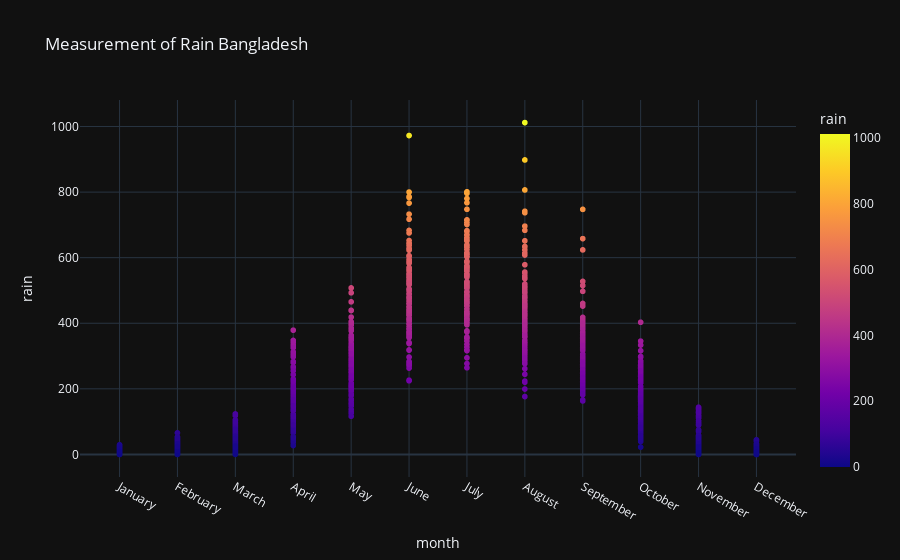

The cell this chart's notebook holds for it:
### Markdown cell above
### 'May', 'June', 'July','August', 'September' are the months when heavy rainfall takes place

### Code cell
pio.templates.default = "plotly_dark"
fig = px.scatter(df, x = "month", y = "rain", color="rain", title = "Measurement of Rain Bangladesh")
fig.show()

### Figure 1 — Plotly figure (JSON) as saved in the notebook; plotly's stock layout.template omitted (floating-point values rounded to 4 significant figures; data arrays with more than 128 entries replaced by an {"elided": "..."} marker saying what was removed)
{"data": [{"hovertemplate": "month=%{x}<br>rain=%{marker.color}<extra></extra>", "legendgroup": "", "marker": {"color": {"elided": "1380 float values"}, "coloraxis": "coloraxis", "symbol": "circle"}, "mode": "markers", "name": "", "showlegend": false, "type": "scattergl", "x": {"elided": "1380 str values"}, "xaxis": "x", "y": {"elided": "1380 float values"}, "yaxis": "y"}], "layout": {"autosize": true, "coloraxis": {"colorbar": {"title": {"text": "rain"}}, "colorscale": [[0, "#0d0887"], [0.1111, "#46039f"], [0.2222, "#7201a8"], [0.3333, "#9c179e"], [0.4444, "#bd3786"], [0.5556, "#d8576b"], [0.6667, "#ed7953"], [0.7778, "#fb9f3a"], [0.8889, "#fdca26"], [1, "#f0f921"]]}, "legend": {"tracegroupgap": 0}, "title": {"text": "Measurement of Rain Bangladesh"}, "xaxis": {"anchor": "y", "autorange": true, "domain": [0, 1], "range": [-0.6575, 11.66], "title": {"text": "month"}, "type": "category"}, "yaxis": {"anchor": "x", "autorange": true, "domain": [0, 1], "range": [-83.52, 1096.0], "title": {"text": "rain"}, "type": "linear"}}}
